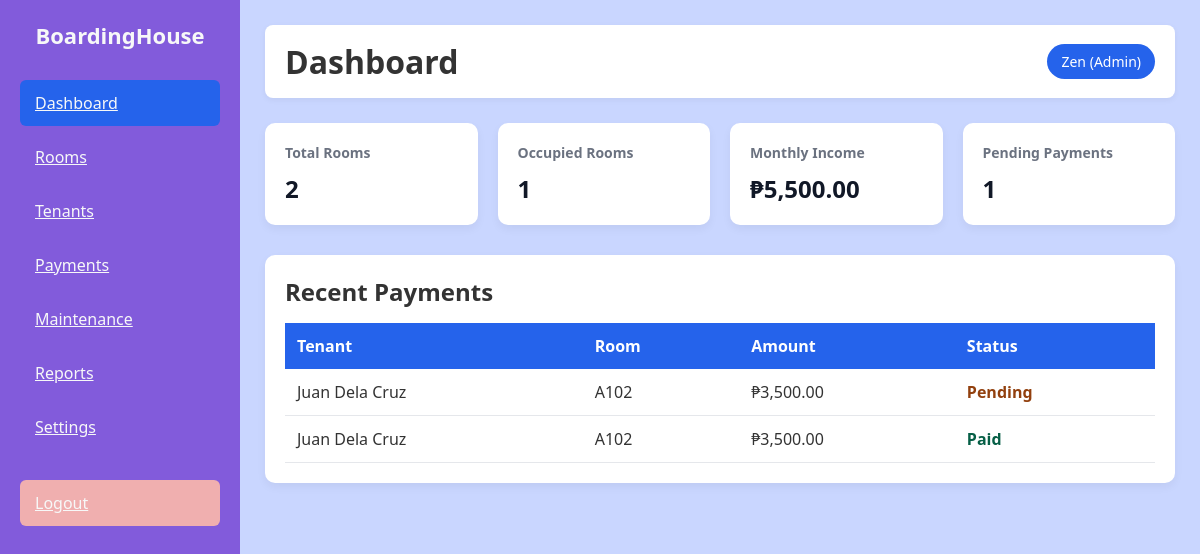
Page /bording/dash.php (signed in) on the committed database.
### tables this page shows
CREATE TABLE `payments` (
  `payment_id` int(11) NOT NULL,
  `tenant_id` int(11) NOT NULL,
  `amount` decimal(10,2) NOT NULL,
  `payment_date` date NOT NULL,
  `payment_method` enum('Cash','GCash','Bank Transfer') DEFAULT NULL,
  `remarks` varchar(255) DEFAULT NULL
);

CREATE TABLE `tenants` (
  `tenant_id` int(11) NOT NULL,
  `full_name` varchar(100) NOT NULL,
  `contact_number` varchar(20) DEFAULT NULL,
  `email` varchar(100) DEFAULT NULL,
  `address` text DEFAULT NULL,
  `room_id` int(11) DEFAULT NULL,
  `move_in_date` date DEFAULT NULL,
  `status` enum('Active','Inactive') DEFAULT 'Active'
);

CREATE TABLE `rooms` (
  `room_id` int(11) NOT NULL,
  `room_number` varchar(20) NOT NULL,
  `room_type` varchar(50) DEFAULT NULL,
  `capacity` int(11) NOT NULL,
  `monthly_rent` decimal(10,2) NOT NULL,
  `status` enum('Available','Occupied','Maintenance') DEFAULT 'Available'
);

### bording/dash.php (the view, shortened to what this page needs)
<?php
include "db.php";
$rooms_query = $conn->query("SELECT COUNT(*) as total_rooms FROM rooms");
$total_rooms = $rooms_query->fetch_assoc()['total_rooms'];
$occupied_query = $conn->query("SELECT COUNT(*) as occupied_rooms FROM rooms WHERE status = 'Occupied'");
$occupied_rooms = $occupied_query->fetch_assoc()['occupied_rooms'];
$income_query = $conn->query("
    SELECT COALESCE(SUM(r.monthly_rent), 0) as monthly_income
    FROM rooms r
    WHERE r.status = 'Occupied'
");
$monthly_income = $income_query->fetch_assoc()['monthly_income'];
$pending_query = $conn->query("SELECT COUNT(*) as pending_payments FROM payments WHERE remarks LIKE '%pending%' OR remarks IS NULL");
$pending_payments = $pending_query->fetch_assoc()['pending_payments'];
$recent_payments_query = $conn->query("
    SELECT
        p.payment_id,
        t.full_name as tenant_name,
        r.room_number,
        p.amount,
        p.payment_date,
        CASE
            WHEN p.remarks LIKE '%paid%' THEN 'Paid'
            WHEN p.remarks LIKE '%pending%' OR p.remarks IS NULL THEN 'Pending'
            ELSE 'Unknown'
        END as status
    FROM payments p
    LEFT JOIN tenants t ON p.tenant_id = t.tenant_id
    LEFT JOIN rooms r ON t.room_id = r.room_id
    ORDER BY p.payment_date DESC
    LIMIT 15
");
$recent_payments = [];
while ($row = $recent_payments_query->fetch_assoc()) {
    $recent_payments[] = $row;
}
?>
<!DOCTYPE html>
<html lang="en">
<head>
    <link rel="stylesheet" href="dash.css">
</head>
<body>
<div class="container">
    <aside class="sidebar">
        <h2 class="logo">BoardingHouse</h2>
        <ul class="menu">
            <li class="active"><a href="dash.php">Dashboard</a></li>
            <li><a href="room.php">Rooms</a></li>
            <li><a href="tenant.php">Tenants</a></li>
            <li><a href="payment.php">Payments</a></li>
            <li><a href="mainten.php">Maintenance</a></li>
            <li><a href="reports.php">Reports</a></li>
            <li><a href="settings.php">Settings</a></li>
            <li class="logout"><a href="logout.php">Logout</a></li>
        </ul>
    </aside>
    <main class="main">
        <header class="topbar">
            <h1>Dashboard</h1>
            <div class="profile">
                <?php echo htmlspecialchars($_SESSION['full_name'] ?? 'Admin'); ?>
                (<?php echo htmlspecialchars($_SESSION['role'] ?? 'Admin'); ?>)
            </div>
        </header>
        <section class="cards">
            <div class="card">
                <h3>Total Rooms</h3>
                <p><?php echo $total_rooms; ?></p>
            </div>
            <div class="card">
                <h3>Occupied Rooms</h3>
                <p><?php echo $occupied_rooms; ?></p>
            </div>
            <div class="card">
                <h3>Monthly Income</h3>
                <p>₱<?php echo number_format($monthly_income, 2); ?></p>
            </div>
            <div class="card">
                <h3>Pending Payments</h3>
                <p><?php echo $pending_payments; ?></p>
            </div>
        </section>
        <section class="table-section">
            <h2>Recent Payments</h2>
            <table>
                <thead>
                    <tr>
                        <th>Tenant</th>
                        <th>Room</th>
                        <th>Amount</th>
                        <th>Status</th>
                    </tr>
                </thead>
                <tbody>
                    <?php if (count($recent_payments) > 0): ?>
                        <?php foreach ($recent_payments as $payment): ?>
                        <tr>
                            <td><?php echo htmlspecialchars($payment['tenant_name'] ?? 'N/A'); ?></td>
                            <td><?php echo htmlspecialchars($payment['room_number'] ?? 'N/A'); ?></td>
                            <td>₱<?php echo number_format($payment['amount'], 2); ?></td>
                            <td class="<?php echo strtolower($payment['status']); ?>">
                                <?php echo $payment['status']; ?>
                            </td>
                        </tr>
                        <?php endforeach; ?>
                    <?php else: ?>
                        <tr>
                            <td colspan="4" style="text-align: center;">No payment records found</td>
                        </tr>
                    <?php endif; ?>
                </tbody>
            </table>
        </section>
    </main>
</div>
</body>
</html>

### bording/dash.css (style rules this page uses)
* { margin: 0; padding: 0; box-sizing: border-box; font-family: 'Segoe UI', Tahoma, Geneva, Verdana, sans-serif; }
body { background-color: #c9d6ff; color: #333; }
.container { display: flex; min-height: 100vh; }
.sidebar { width: 240px; background-color: #825bdb; color: #f7f8f8; padding: 20px; }
.logo { text-align: center; font-size: 22px; margin-bottom: 30px; font-weight: bold; }
.menu { list-style: none; }
.menu li { padding: 12px 15px; margin-bottom: 8px; border-radius: 6px; cursor: pointer; transition: background 0.3s; }
.menu .active { background-color: #2563eb; }
.menu .logout { margin-top: 30px; background-color: #f0afaf; }
.main { flex: 1; padding: 25px; }
.menu a { color:#f7f8f8; }
.topbar { display: flex; justify-content: space-between; align-items: center; background: #fff; padding: 15px 20px; border-radius: 8px; margin-bottom: 25px; box-shadow: 0 2px 6px rgba(0,0,0,0.05); }
.profile { background-color: #2563eb; color: #fff; padding: 8px 14px; border-radius: 20px; font-size: 14px; }
.cards { display: grid; grid-template-columns: repeat(auto-fit, minmax(200px, 1fr)); gap: 20px; margin-bottom: 30px; }
.card { background: #fff; padding: 20px; border-radius: 10px; box-shadow: 0 4px 10px rgba(0,0,0,0.05); }
.card h3 { font-size: 14px; color: #6b7280; margin-bottom: 10px; }
.card p { font-size: 24px; font-weight: bold; color: #111827; }
.table-section { background: #fff; padding: 20px; border-radius: 10px; box-shadow: 0 4px 10px rgba(0,0,0,0.05); }
.table-section h2 { margin-bottom: 15px; }
table { width: 100%; border-collapse: collapse; }
table thead { background-color: #2563eb; color: #fff; }
table th, table td { padding: 12px; text-align: left; }
table tbody tr { border-bottom: 1px solid #e5e7eb; }
.paid { color: #065f46; font-weight: bold; }
.pending { color: #92400e; font-weight: bold; }

### rows in the picture
payments: tenant.full_name "Juan Dela Cruz", rooms.room_number "A102", amount "3,500.00", status "Pending"
payments: tenant.full_name "Juan Dela Cruz", rooms.room_number "A102", amount "3,500.00", status "Paid"

### other values in the picture
$_SESSION['full_name'] "Zen"
$_SESSION['role'] "Admin"
$total_rooms "2"
$occupied_rooms "1"
$monthly_income "5,500.00"
$pending_payments "1"
